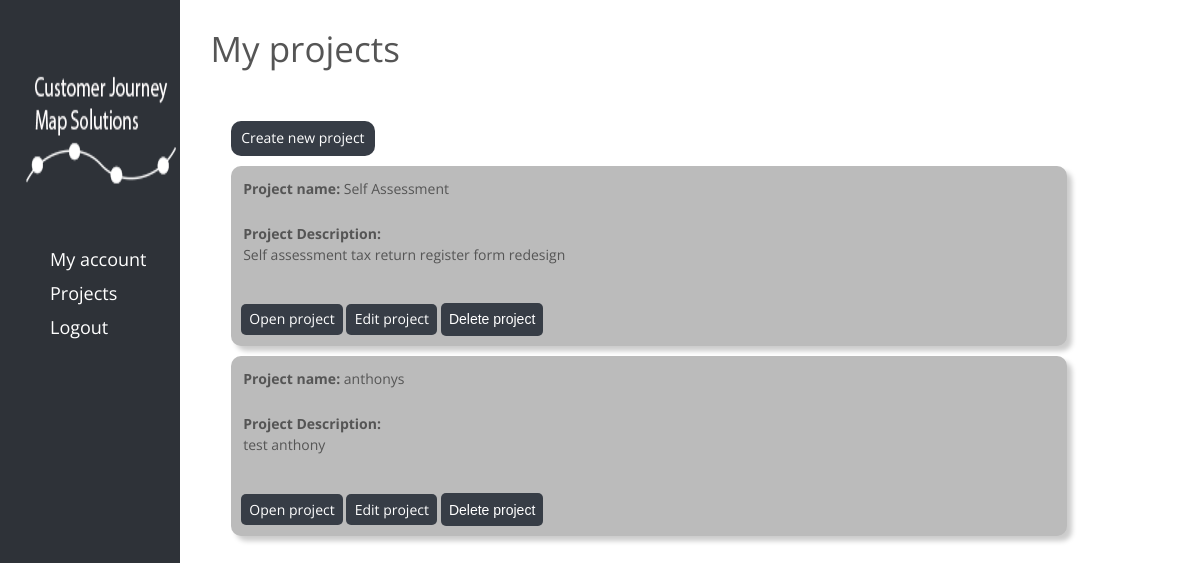
/index.php (signed in), run on the app's committed database.
### tables this page shows
CREATE TABLE `CJ_projects` (
  `projectID` int(11) NOT NULL,
  `projectName` varchar(225) NOT NULL,
  `projectDesc` varchar(400) NOT NULL,
  `ownerID` int(11) NOT NULL
);

### index.php (the view, shortened to what this page needs)
<?php ob_start();
require_once('scripts/functions.php');
echo makePageStart("viewport", "width=device-width, inital-scale=1", "Projects", "", "");
$dbConn = databaseConn::getConnection();
echo makeSidebar(); ?>
    <h1>My projects</h1>
<?php
if (isset($_SESSION['forename'])) {
    $userid = $_SESSION['userID'];
    $projectSql = "SELECT projectID, projectName, projectDesc, emailAddress
                   FROM CJ_projects
                   inner join CJ_users on CJ_projects.ownerID = CJ_users.userID
                   where CJ_projects.ownerID = :userid ";
    $result = $dbConn->prepare($projectSql);
    $result->execute(array(':userid' => $userid));
    $recordSet = $result->fetchAll();
    $numRows = $result->rowCount();
    echo " <a href=\"create_project.php\" class=\"project-button\">Create new project</a>";
    if ($numRows > 0) {
        foreach ($recordSet as $row) {
            $projectID = $row['projectID'];
            echo "
                <div class='project-contain'>
                <p class='project-name'><b>Project name:</b> $row[projectName]</p>
                <p class='project-desc'><b>Project Description:</b> <br> $row[projectDesc]</p>
                <a href='project_overview.php?projectID=$projectID' class='project-button-2'>Open project</a>
                <a href='update_project.php?projectID=$projectID' class='project-button-2'>Edit project</a>
                <input type=\"submit\" class=\"project-button-2\" value=\"Delete project\">
                </div>
            ";
        }
    } else {
        echo "<p id='no_projects_P'>There are no projects created.</p>";
    }
} else {
    header('location: login.php');
}
echo makePageFooter();

### css/main.css (style rules this page uses)
html { background-color: white; }
body { margin: 0; font: 14px/1 'Open Sans', sans-serif; color: #555; background: #eee; }
h1 { font-size: 2.5em; margin: 3% 3%; font-weight: 400; }
.project-contain { width: 80%; background-color: #bbb; margin-left: 5%; margin-top: 1%; border-radius: 10px; -webkit-border-radius: 10px; -moz-border-radius: 10px; padding: 1%; box-shadow: 5px 5px 5px #ccc; }
.project-name, .project-desc { padding: 2px; }
p { text-align: justify; margin: 0 0 20px; line-height: 1.5; }
.project-button { background-color: #373d46; border: none; border-radius: 10px; -webkit-border-radius: 10px; -moz-border-radius: 10px; color: white !important; padding: 1% 1%; text-align: center; text-decoration: none !important; display: inline-block; font-size: 1em; margin: 25px 0 0 5%; cursor: pointer; }
.project-button-2 { background-color: #373d46; border: none; border-radius: 5px; -webkit-border-radius: 5px; -moz-border-radius: 5px; color: white; padding: 1% 1%; text-align: center; display: inline-block; font-size: 1em; cursor: pointer; clear: both; text-decoration: none; margin-top: 2%; }
a { text-decoration: none; }

### data on the page
cj_projects: projectName "Self Assessment", projectDesc "Self assessment tax return register form redesign"
cj_projects: projectName "anthonys", projectDesc "test anthony"
